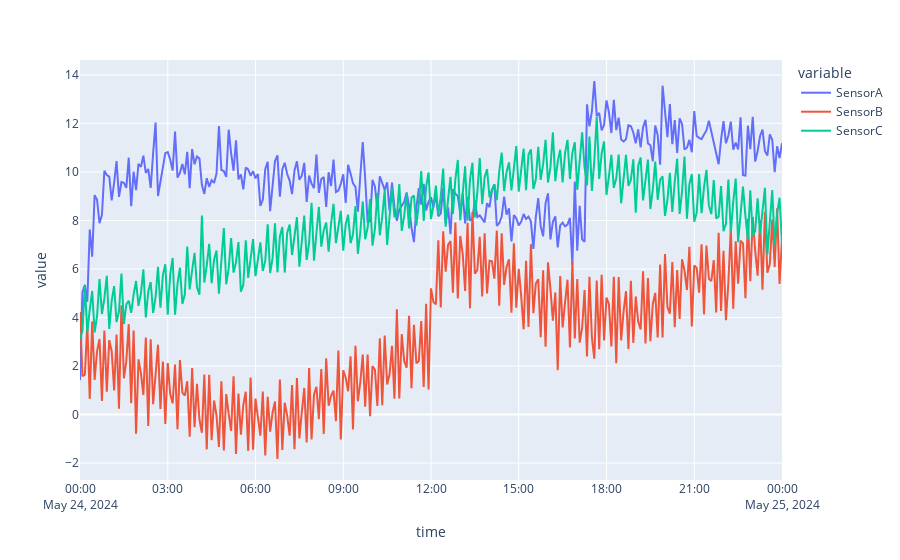

The notebook cell this image was saved under:
### Code cell
fig4=px.line(df_res)
fig4.show()

### Figure 1 — Plotly figure (JSON) as saved in the notebook; plotly's stock layout.template omitted (floating-point values rounded to 4 significant figures; data arrays with more than 128 entries replaced by an {"elided": "..."} marker saying what was removed)
{"data": [{"hovertemplate": "variable=SensorA<br>time=%{x}<br>value=%{y}<extra></extra>", "legendgroup": "SensorA", "line": {"color": "#636efa", "dash": "solid"}, "marker": {"symbol": "circle"}, "mode": "lines", "name": "SensorA", "orientation": "v", "showlegend": true, "type": "scatter", "x": {"elided": "289 str values"}, "xaxis": "x", "y": {"elided": "289 float values"}, "yaxis": "y"}, {"hovertemplate": "variable=SensorB<br>time=%{x}<br>value=%{y}<extra></extra>", "legendgroup": "SensorB", "line": {"color": "#EF553B", "dash": "solid"}, "marker": {"symbol": "circle"}, "mode": "lines", "name": "SensorB", "orientation": "v", "showlegend": true, "type": "scatter", "x": {"elided": "289 str values"}, "xaxis": "x", "y": {"elided": "289 float values"}, "yaxis": "y"}, {"hovertemplate": "variable=SensorC<br>time=%{x}<br>value=%{y}<extra></extra>", "legendgroup": "SensorC", "line": {"color": "#00cc96", "dash": "solid"}, "marker": {"symbol": "circle"}, "mode": "lines", "name": "SensorC", "orientation": "v", "showlegend": true, "type": "scatter", "x": {"elided": "289 str values"}, "xaxis": "x", "y": {"elided": "289 float values"}, "yaxis": "y"}], "layout": {"legend": {"title": {"text": "variable"}, "tracegroupgap": 0}, "margin": {"t": 60}, "xaxis": {"anchor": "y", "domain": [0, 1], "title": {"text": "time"}}, "yaxis": {"anchor": "x", "domain": [0, 1], "title": {"text": "value"}}}}
